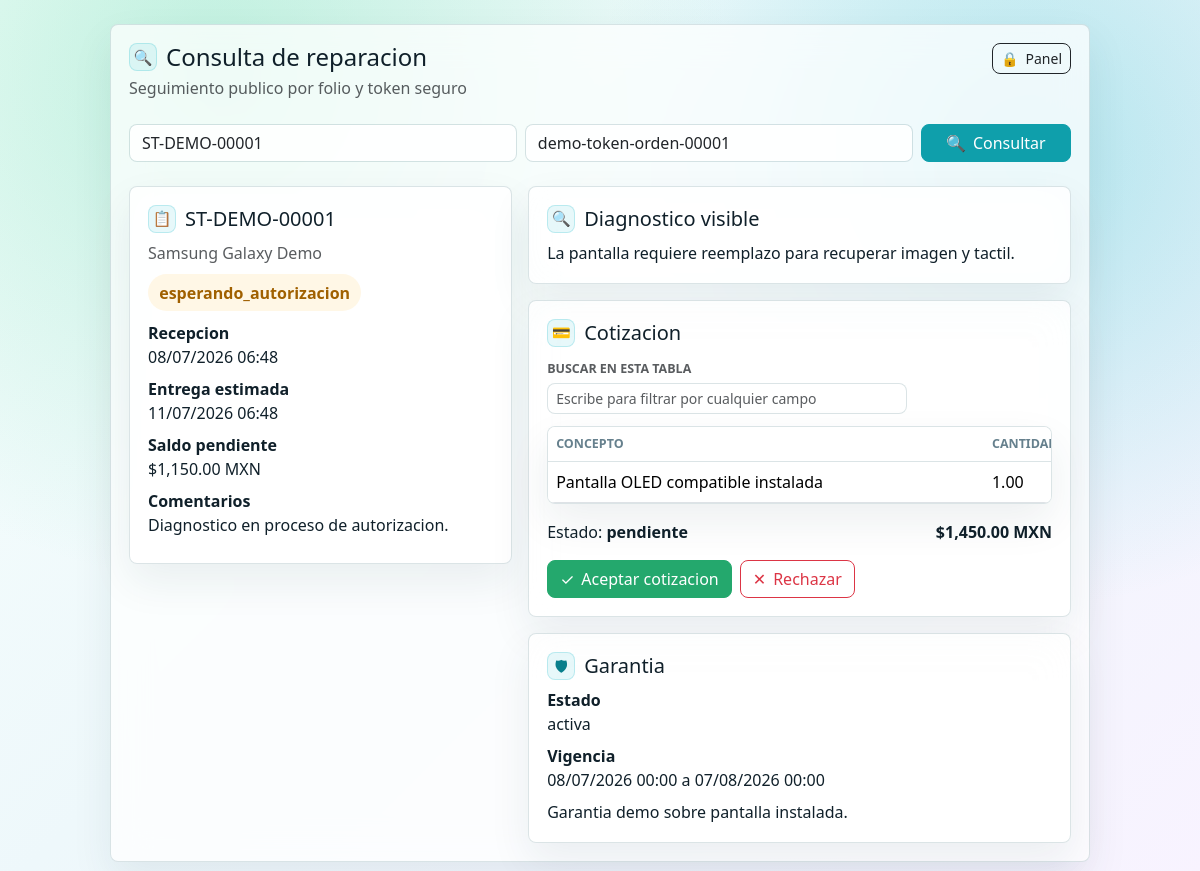
Screenshot of /consulta?folio=ST-DEMO-00001&token=demo-token-orden-00001 (signed in) with the database file from the repository.
### tables this page shows
CREATE TABLE ordenes_servicio (
    id INT UNSIGNED AUTO_INCREMENT PRIMARY KEY,
    folio VARCHAR(60) NOT NULL UNIQUE,
    cliente_id INT UNSIGNED NOT NULL,
    equipo_id INT UNSIGNED NOT NULL,
    tecnico_id INT UNSIGNED NULL,
    recibido_por INT UNSIGNED NOT NULL,
    tipo_servicio VARCHAR(120) NOT NULL,
    falla_reportada TEXT NOT NULL,
    diagnostico_inicial TEXT NULL,
    prioridad ENUM('baja','normal','alta','urgente') NOT NULL DEFAULT 'normal',
    estado ENUM('recibida','en_revision','diagnosticada','esperando_autorizacion','autorizada','rechazada','en_reparacion','esperando_refaccion','reparada','no_reparable','lista_para_entrega','entregada','cancelada','garantia') NOT NULL DEFAULT 'recibida',
    fecha_recepcion DATETIME NOT NULL DEFAULT CURRENT_TIMESTAMP,
    fecha_estimada_entrega DATETIME NULL,
    fecha_real_entrega DATETIME NULL,
    costo_estimado DECIMAL(12,2) NOT NULL DEFAULT 0,
    costo_final DECIMAL(12,2) NOT NULL DEFAULT 0,
    anticipo DECIMAL(12,2) NOT NULL DEFAULT 0,
    saldo_pendiente DECIMAL(12,2) NOT NULL DEFAULT 0,
    garantia_ofrecida VARCHAR(160) NULL,
    observaciones_internas TEXT NULL,
    observaciones_cliente TEXT NULL,
    codigo_entrega VARCHAR(80) NULL UNIQUE,
    ubicacion_actual VARCHAR(120) NOT NULL DEFAULT 'Recepcion',
    token_publico VARCHAR(120) NOT NULL,
    firma_recepcion TEXT NULL,
    firma_entrega TEXT NULL,
    created_at DATETIME NOT NULL DEFAULT CURRENT_TIMESTAMP,
    updated_at DATETIME NULL ON UPDATE CURRENT_TIMESTAMP,
    deleted_at DATETIME NULL,
    CONSTRAINT fk_orden_cliente FOREIGN KEY (cliente_id) REFERENCES clientes(id),
    CONSTRAINT fk_orden_equipo FOREIGN KEY (equipo_id) REFERENCES equipos(id),
    CONSTRAINT fk_orden_tecnico FOREIGN KEY (tecnico_id) REFERENCES users(id) ON DELETE SET NULL,
    CONSTRAINT fk_orden_recibido FOREIGN KEY (recibido_por) REFERENCES users(id),
    INDEX idx_orden_folio (folio),
    INDEX idx_orden_cliente (cliente_id),
    INDEX idx_orden_equipo (equipo_id),
    INDEX idx_orden_estado (estado),
    INDEX idx_orden_codigo_entrega (codigo_entrega),
    INDEX idx_orden_tecnico (tecnico_id),
    INDEX idx_orden_fecha (fecha_recepcion)
);

CREATE TABLE equipos (
    id INT UNSIGNED AUTO_INCREMENT PRIMARY KEY,
    cliente_id INT UNSIGNED NOT NULL,
    tipo ENUM('celular','laptop','pc','consola','impresora','electrodomestico','herramienta','moto','otro') NOT NULL DEFAULT 'otro',
    marca VARCHAR(120) NULL,
    modelo VARCHAR(120) NULL,
    numero_serie VARCHAR(120) NULL,
    imei VARCHAR(80) NULL,
    color VARCHAR(80) NULL,
    password_equipo VARCHAR(120) NULL,
    accesorios_recibidos TEXT NULL,
    estado_fisico TEXT NULL,
    observaciones TEXT NULL,
    created_at DATETIME NOT NULL DEFAULT CURRENT_TIMESTAMP,
    updated_at DATETIME NULL ON UPDATE CURRENT_TIMESTAMP,
    deleted_at DATETIME NULL,
    CONSTRAINT fk_equipos_cliente FOREIGN KEY (cliente_id) REFERENCES clientes(id),
    INDEX idx_equipos_cliente (cliente_id),
    INDEX idx_equipos_serie (numero_serie),
    INDEX idx_equipos_imei (imei)
);

CREATE TABLE diagnosticos (
    id INT UNSIGNED AUTO_INCREMENT PRIMARY KEY,
    orden_id INT UNSIGNED NOT NULL,
    tecnico_id INT UNSIGNED NOT NULL,
    diagnostico_tecnico TEXT NOT NULL,
    diagnostico_cliente TEXT NULL,
    causa_probable TEXT NULL,
    pruebas_realizadas TEXT NULL,
    piezas_necesarias TEXT NULL,
    tiempo_estimado VARCHAR(120) NULL,
    costo_mano_obra DECIMAL(12,2) NOT NULL DEFAULT 0,
    costo_refacciones DECIMAL(12,2) NOT NULL DEFAULT 0,
    costo_total_sugerido DECIMAL(12,2) NOT NULL DEFAULT 0,
    bloqueado TINYINT(1) NOT NULL DEFAULT 0,
    created_at DATETIME NOT NULL DEFAULT CURRENT_TIMESTAMP,
    updated_at DATETIME NULL ON UPDATE CURRENT_TIMESTAMP,
    CONSTRAINT fk_diag_orden FOREIGN KEY (orden_id) REFERENCES ordenes_servicio(id) ON DELETE CASCADE,
    CONSTRAINT fk_diag_tecnico FOREIGN KEY (tecnico_id) REFERENCES users(id),
    INDEX idx_diag_orden (orden_id)
);

CREATE TABLE cotizacion_items (
    id INT UNSIGNED AUTO_INCREMENT PRIMARY KEY,
    cotizacion_id INT UNSIGNED NOT NULL,
    tipo ENUM('mano_obra','refaccion','servicio','otro') NOT NULL DEFAULT 'servicio',
    descripcion VARCHAR(255) NOT NULL,
    cantidad DECIMAL(10,2) NOT NULL DEFAULT 1,
    precio_unitario DECIMAL(12,2) NOT NULL DEFAULT 0,
    subtotal DECIMAL(12,2) NOT NULL DEFAULT 0,
    created_at DATETIME NOT NULL DEFAULT CURRENT_TIMESTAMP,
    CONSTRAINT fk_cot_item FOREIGN KEY (cotizacion_id) REFERENCES cotizaciones(id) ON DELETE CASCADE
);

CREATE TABLE cotizaciones (
    id INT UNSIGNED AUTO_INCREMENT PRIMARY KEY,
    orden_id INT UNSIGNED NOT NULL,
    version INT UNSIGNED NOT NULL DEFAULT 1,
    subtotal DECIMAL(12,2) NOT NULL DEFAULT 0,
    descuento DECIMAL(12,2) NOT NULL DEFAULT 0,
    iva DECIMAL(12,2) NOT NULL DEFAULT 0,
    total DECIMAL(12,2) NOT NULL DEFAULT 0,
    vigencia DATE NULL,
    terminos TEXT NULL,
    estado ENUM('pendiente','aceptada','rechazada','vencida') NOT NULL DEFAULT 'pendiente',
    motivo_rechazo TEXT NULL,
    aceptada_at DATETIME NULL,
    rechazada_at DATETIME NULL,
    created_by INT UNSIGNED NOT NULL,
    created_at DATETIME NOT NULL DEFAULT CURRENT_TIMESTAMP,
    updated_at DATETIME NULL ON UPDATE CURRENT_TIMESTAMP,
    CONSTRAINT fk_cot_orden FOREIGN KEY (orden_id) REFERENCES ordenes_servicio(id) ON DELETE CASCADE,
    CONSTRAINT fk_cot_user FOREIGN KEY (created_by) REFERENCES users(id),
    INDEX idx_cot_orden (orden_id),
    INDEX idx_cot_estado (estado)
);

CREATE TABLE garantias (
    id INT UNSIGNED AUTO_INCREMENT PRIMARY KEY,
    orden_id INT UNSIGNED NOT NULL,
    fecha_inicio DATE NOT NULL,
    fecha_fin DATE NOT NULL,
    condiciones TEXT NULL,
    estado ENUM('activa','vencida','aplicada','cancelada') NOT NULL DEFAULT 'activa',
    motivo TEXT NULL,
    resolucion TEXT NULL,
    created_at DATETIME NOT NULL DEFAULT CURRENT_TIMESTAMP,
    updated_at DATETIME NULL ON UPDATE CURRENT_TIMESTAMP,
    CONSTRAINT fk_gar_orden FOREIGN KEY (orden_id) REFERENCES ordenes_servicio(id) ON DELETE CASCADE,
    INDEX idx_gar_estado (estado)
);

### resources/views/public/consulta.php (the view, shortened to what the rows shown need)
<div class="d-flex justify-content-between align-items-start mb-4">
    <div>
        <h1 class="h4 mb-1" data-icon="&#128269;">Consulta de reparacion</h1>
        <p class="text-muted mb-0">Seguimiento publico por folio y token seguro</p>
    </div>
    <a class="btn btn-outline-dark btn-sm" data-icon="&#128274;" href="<?= e(url('/login')) ?>">Panel</a>
</div>
<form class="row g-2 mb-4" method="get" action="<?= e(url('/consulta')) ?>">
    <div class="col-md-5"><input class="form-control" name="folio" value="<?= e($folio) ?>" placeholder="Folio"></div>
    <div class="col-md-5"><input class="form-control" name="token" value="<?= e($token) ?>" placeholder="Token"></div>
    <div class="col-md-2 d-grid"><button class="btn btn-primary" data-icon="&#128269;">Consultar</button></div>
</form>
<?php if ($orden): ?>
    <?php $equipo = trim(($orden['equipo_marca'] ?? '') . ' ' . ($orden['equipo_modelo'] ?? '')) ?: $orden['equipo_tipo']; ?>
    <div class="row g-3">
        <div class="col-lg-5">
            <div class="glass-card">
                <h2 class="h5" data-icon="&#128203;"><?= e($orden['folio']) ?></h2>
                <p class="text-muted"><?= e($equipo) ?></p>
                <p><span class="badge-state status-<?= e($orden['estado']) ?>"><?= e($orden['estado']) ?></span></p>
                <dl class="mb-0">
                    <dt>Recepcion</dt><dd><?= e(fechaHumana($orden['fecha_recepcion'])) ?></dd>
                    <dt>Entrega estimada</dt><dd><?= e(fechaHumana($orden['fecha_estimada_entrega'])) ?></dd>
                    <dt>Saldo pendiente</dt><dd><?= e(formatearMoneda((float) $orden['saldo_pendiente'])) ?></dd>
                    <dt>Comentarios</dt><dd><?= nl2br(e($orden['observaciones_cliente'] ?: '-')) ?></dd>
                </dl>
            </div>
        </div>
        <div class="col-lg-7">
            <div class="glass-card mb-3">
                <h2 class="h5" data-icon="&#128269;">Diagnostico visible</h2>
                <p class="mb-0"><?= nl2br(e($diagnostico['diagnostico_cliente'] ?? 'Aun no hay diagnostico visible para cliente.')) ?></p>
            </div>
            <div class="glass-card">
                <h2 class="h5" data-icon="&#128179;">Cotizacion</h2>
                <?php if ($cotizacion): ?>
                    <div class="table-wrap mb-3">
                        <table class="table">
                            <thead><tr><th>Concepto</th><th>Cantidad</th><th>Subtotal</th></tr></thead>
                            <tbody>
                            <?php foreach ($cotizacion['items'] as $item): ?>
                                <tr><td><?= e($item['descripcion']) ?></td><td><?= e($item['cantidad']) ?></td><td><?= e(formatearMoneda((float) $item['subtotal'])) ?></td></tr>
                            <?php endforeach; ?>
                            </tbody>
                        </table>
                    </div>
                    <div class="d-flex justify-content-between align-items-center">
                        <span>Estado: <strong><?= e($cotizacion['estado']) ?></strong></span>
                        <strong><?= e(formatearMoneda((float) $cotizacion['total'])) ?></strong>
                    </div>
                    <?php if ($cotizacion['estado'] === 'pendiente'): ?>
                        <div class="d-flex gap-2 mt-3">
                            <form method="post" action="<?= e(url('/consulta/' . urlencode($orden['folio']) . '/' . urlencode($orden['token_publico']) . '/cotizacion/' . $cotizacion['id'])) ?>">
                                <?= csrf_field() ?><input type="hidden" name="estado" value="aceptada"><button class="btn btn-success" data-icon="&#10003;">Aceptar cotizacion</button>
                            </form>
                            <form method="post" action="<?= e(url('/consulta/' . urlencode($orden['folio']) . '/' . urlencode($orden['token_publico']) . '/cotizacion/' . $cotizacion['id'])) ?>">
                                <button class="btn btn-outline-danger" data-icon="&#10005;">Rechazar</button>
                            </form>
                        </div>
                    <?php endif; ?>
                <?php else: ?>
                    <p class="text-muted mb-0">Aun no hay cotizacion publicada.</p>
                <?php endif; ?>
            </div>
            <?php if (!empty($garantia)): ?>
                <div class="glass-card mt-3">
                    <h2 class="h5" data-icon="&#128737;">Garantia</h2>
                    <dl class="mb-2">
                        <dt>Estado</dt><dd><?= e($garantia['estado']) ?></dd>
                        <dt>Vigencia</dt><dd><?= e(fechaHumana($garantia['fecha_inicio'])) ?> a <?= e(fechaHumana($garantia['fecha_fin'])) ?></dd>
                    </dl>
                    <p class="mb-0"><?= nl2br(e($garantia['condiciones'] ?: 'Garantia sobre la reparacion realizada.')) ?></p>
                </div>
            <?php endif; ?>
        </div>
    </div>
<?php endif; ?>

### app/Core/Router.php (shortened to what the rows shown need)
<?php
final class Router
{
    private array $routes = [];
    private function add(string $method, string $path, callable|array $handler): void
    {
        $pattern = preg_replace('#\{([a-zA-Z_][a-zA-Z0-9_]*)\}#', '(?P<$1>[^/]+)', $path);
        $this->routes[] = [
            'method' => $method,
            'path' => $path,
            'pattern' => '#^' . $pattern . '$#',
            'handler' => $handler,
        ];
    }
    public function dispatch(Request $request): void
    {
        foreach ($this->routes as $route) {
            if ($route['method'] !== $request->method()) {
                continue;
            }
            if (preg_match($route['pattern'], $request->path(), $matches)) {
                $params = array_filter($matches, 'is_string', ARRAY_FILTER_USE_KEY);
                $handler = $route['handler'];
                if (is_array($handler)) {
                    [$class, $method] = $handler;
                    $controller = new $class();
                    $controller->{$method}($request, ...array_values($params));
                    return;
                }
                return;
            }
        }
    }
}

### rows the page displays
ordenes_servicio: folio "ST-DEMO-00001", token "demo-token-orden-00001", equipo.modelo "Samsung Galaxy Demo", estado "esperando_autorizacion", fecha_recepcion "08/07/2026 06:48", fecha_estimada_entrega "11/07/2026 06:48", saldo_pendiente "$1,150.00 MXN", observaciones_cliente "Diagnostico en proceso de autorizacion."
diagnosticos: diagnostico_cliente "La pantalla requiere reemplazo para recuperar imagen y tactil."
cotizacion_items: descripcion "Pantalla OLED compatible instalada", cantidad "1.00"
cotizaciones: estado "pendiente", total "$1,450.00 MXN"
garantias: estado "activa", fecha_inicio "08/07/2026 00:00", fecha_fin "07/08/2026 00:00", condiciones "Garantia demo sobre pantalla instalada."
